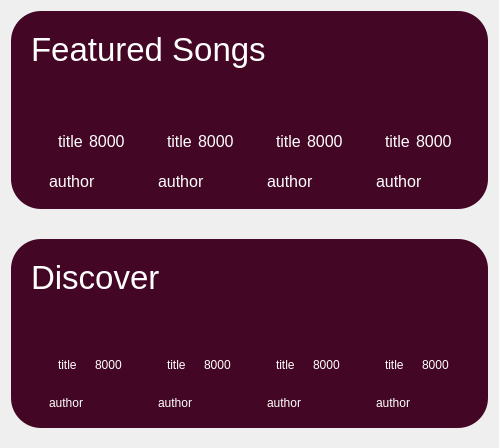
            <widget class="QWidget" name="home_page">
             <property name="styleSheet">
              <string notr="true"/>
             </property>
             <layout class="QVBoxLayout" name="verticalLayout_5">
              <property name="spacing">
               <number>30</number>
              </property>
              <property name="bottomMargin">
               <number>20</number>
              </property>
              <item>
               <widget class="QWidget" name="featured_songs_wrapper_2" native="true">
                <property name="styleSheet">
                 <string notr="true">border: none;
color: rgb(255, 255, 255);
background-color: rgb(67, 7, 37);
border-radius: 30px;</string>
                </property>
                <layout class="QVBoxLayout" name="verticalLayout_4">
                 <property name="leftMargin">
                  <number>20</number>
                 </property>
                 <property name="topMargin">
                  <number>20</number>
                 </property>
                 <property name="bottomMargin">
                  <number>0</number>
                 </property>
                 <item>
                  <widget class="QLabel" name="feature_title_3">
                   <property name="font">
                    <font>
                     <pointsize>25</pointsize>
                     <bold>false</bold>
                    </font>
                   </property>
                   <property name="text">
                    <string>Featured Songs</string>
                   </property>
                  </widget>
                 </item>
                 <item>
                  <widget class="QWidget" name="featured_song_wrapper_3" native="true">
                   <property name="styleSheet">
                    <string notr="true">QLabel{
font-size:16px;

}</string>
                   </property>
                   <layout class="QHBoxLayout" name="horizontalLayout_17">
                    <item>
                     <widget class="QFrame" name="song_frame_9">
                      <property name="styleSheet">
                       <string notr="true"/>
                      </property>
                      <layout class="QVBoxLayout" name="verticalLayout_16">
                       <item>
                        <widget class="QLabel" name="featured_song_cover_a">
                         <property name="styleSheet">
                          <string notr="true"/>
                         </property>
                         <property name="scaledContents">
                          <bool>true</bool>
                         </property>
                        </widget>
                       </item>
                       <item>
                        <widget class="QWidget" name="widget_10" native="true">
                         <property name="sizePolicy">
                          <sizepolicy hsizetype="Preferred" vsizetype="Minimum">
                           <horstretch>0</horstretch>
                           <verstretch>0</verstretch>
                          </sizepolicy>
                         </property>
                         <property name="minimumSize">
                          <size>
                           <width>0</width>
                           <height>50</height>
                          </size>
                         </property>
                         <layout class="QHBoxLayout" name="horizontalLayout_18">
                          <item>
                           <widget class="QLabel" name="title_label_a">
                            <property name="text">
                             <string>title</string>
                            </property>
                           </widget>
                          </item>
                          <item>
                           <widget class="QLabel" name="popularity_label_a">
                            <property name="text">
                             <string>8000</string>
                            </property>
                           </widget>
                          </item>
                         </layout>
                        </widget>
                       </item>
                       <item>
                        <widget class="QLabel" name="author_label_a">
                         <property name="text">
                          <string>author</string>
                         </property>
                        </widget>
                       </item>
                      </layout>
                     </widget>
                    </item>
                    <item>
                     <widget class="QFrame" name="song_frame_10">
                      <property name="styleSheet">
                       <string notr="true"/>
                      </property>
                      <layout class="QVBoxLayout" name="verticalLayout_17">
                       <item>
                        <widget class="QLabel" name="featured_song_cover_b">
                         <property name="styleSheet">
                          <string notr="true"/>
                         </property>
                         <property name="scaledContents">
                          <bool>true</bool>
                         </property>
                        </widget>
                       </item>
                       <item>
                        <widget class="QWidget" name="widget_11" native="true">
                         <property name="sizePolicy">
                          <sizepolicy hsizetype="Preferred" vsizetype="Minimum">
                           <horstretch>0</horstretch>
                           <verstretch>0</verstretch>
                          </sizepolicy>
                         </property>
                         <property name="minimumSize">
                          <size>
                           <width>0</width>
                           <height>50</height>
                          </size>
                         </property>
                         <layout class="QHBoxLayout" name="horizontalLayout_19">
                          <item>
                           <widget class="QLabel" name="title_label_b">
                            <property name="text">
                             <string>title</string>
                            </property>
                           </widget>
                          </item>
                          <item>
                           <widget class="QLabel" name="popularity_label_b">
                            <property name="text">
                             <string>8000</string>
                            </property>
                           </widget>
                          </item>
                         </layout>
                        </widget>
                       </item>
                       <item>
                        <widget class="QLabel" name="author_label_b">
                         <property name="text">
                          <string>author</string>
                         </property>
                        </widget>
                       </item>
                      </layout>
                     </widget>
                    </item>
                    <item>
                     <widget class="QFrame" name="song_frame_11">
                      <property name="styleSheet">
                       <string notr="true"/>
                      </property>
                      <layout class="QVBoxLayout" name="verticalLayout_18">
                       <item>
                        <widget class="QLabel" name="featured_song_cover_c">
                         <property name="styleSheet">
                          <string notr="true"/>
                         </property>
                         <property name="scaledContents">
                          <bool>true</bool>
                         </property>
                        </widget>
                       </item>
                       <item>
                        <widget class="QWidget" name="widget_12" native="true">
                         <property name="sizePolicy">
                          <sizepolicy hsizetype="Preferred" vsizetype="Minimum">
                           <horstretch>0</horstretch>
                           <verstretch>0</verstretch>
                          </sizepolicy>
                         </property>
                         <property name="minimumSize">
                          <size>
                           <width>0</width>
                           <height>50</height>
                          </size>
                         </property>
                         <layout class="QHBoxLayout" name="horizontalLayout_20">
                          <item>
                           <widget class="QLabel" name="title_label_c">
                            <property name="text">
                             <string>title</string>
                            </property>
                           </widget>
                          </item>
                          <item>
                           <widget class="QLabel" name="popularity_label_c">
                            <property name="text">
                             <string>8000</string>
                            </property>
                           </widget>
                          </item>
                         </layout>
                        </widget>
                       </item>
                       <item>
                        <widget class="QLabel" name="author_label_c">
                         <property name="text">
                          <string>author</string>
                         </property>
                        </widget>
                       </item>
                      </layout>
                     </widget>
                    </item>
                    <item>
                     <widget class="QFrame" name="song_frame_12">
                      <property name="styleSheet">
                       <string notr="true"/>
                      </property>
                      <layout class="QVBoxLayout" name="verticalLayout_19">
                       <item>
                        <widget class="QLabel" name="featured_song_cover_d">
                         <property name="styleSheet">
                          <string notr="true"/>
                         </property>
                         <property name="scaledContents">
                          <bool>true</bool>
                         </property>
                        </widget>
                       </item>
                       <item>
                        <widget class="QWidget" name="widget_13" native="true">
                         <property name="sizePolicy">
                          <sizepolicy hsizetype="Preferred" vsizetype="Minimum">
                           <horstretch>0</horstretch>
                           <verstretch>0</verstretch>
                          </sizepolicy>
                         </property>
                         <property name="minimumSize">
                          <size>
                           <width>0</width>
                           <height>50</height>
                          </size>
                         </property>
                         <layout class="QHBoxLayout" name="horizontalLayout_21">
                          <item>
                           <widget class="QLabel" name="title_label_d">
                            <property name="text">
                             <string>title</string>
                            </property>
                           </widget>
                          </item>
                          <item>
                           <widget class="QLabel" name="popularity_label_d">
                            <property name="text">
                             <string>8000</string>
                            </property>
                           </widget>
                          </item>
                         </layout>
                        </widget>
                       </item>
                       <item>
                        <widget class="QLabel" name="author_label_d">
                         <property name="text">
                          <string>author</string>
                         </property>
                        </widget>
                       </item>
                      </layout>
                     </widget>
                    </item>
                   </layout>
                  </widget>
                 </item>
                </layout>
               </widget>
              </item>
              <item>
               <widget class="QWidget" name="discovery_songs_wrapper" native="true">
                <property name="styleSheet">
                 <string notr="true">border: none;
color: white;
background-color: rgb(67, 7, 37);
border-radius: 30px;
</string>
                </property>
                <layout class="QVBoxLayout" name="verticalLayout_2">
                 <property name="leftMargin">
                  <number>20</number>
                 </property>
                 <property name="topMargin">
                  <number>20</number>
                 </property>
                 <property name="bottomMargin">
                  <number>0</number>
                 </property>
                 <item>
                  <widget class="QLabel" name="feature_title">
                   <property name="font">
                    <font>
                     <pointsize>25</pointsize>
                     <bold>false</bold>
                    </font>
                   </property>
                   <property name="styleSheet">
                    <string notr="true">background-color: none;
</string>
                   </property>
                   <property name="text">
                    <string>Discover</string>
                   </property>
                  </widget>
                 </item>
                 <item>
                  <widget class="QWidget" name="featured_song_wrapper" native="true">
                   <property name="styleSheet">
                    <string notr="true">background-color: none;</string>
                   </property>
                   <layout class="QHBoxLayout" name="horizontalLayout_7">
                    <item>
                     <widget class="QFrame" name="song_frame">
                      <property name="styleSheet">
                       <string notr="true"/>
                      </property>
                      <layout class="QVBoxLayout" name="verticalLayout_8">
                       <item>
                        <widget class="QLabel" name="featured_song_cover_1">
                         <property name="styleSheet">
                          <string notr="true"/>
                         </property>
                         <property name="scaledContents">
                          <bool>true</bool>
                         </property>
                        </widget>
                       </item>
                       <item>
                        <widget class="QWidget" name="widget_2" native="true">
                         <property name="sizePolicy">
                          <sizepolicy hsizetype="Preferred" vsizetype="Minimum">
                           <horstretch>0</horstretch>
                           <verstretch>0</verstretch>
                          </sizepolicy>
                         </property>
                         <property name="minimumSize">
                          <size>
                           <width>0</width>
                           <height>50</height>
                          </size>
                         </property>
                         <layout class="QHBoxLayout" name="horizontalLayout_8">
                          <item>
                           <widget class="QLabel" name="title_label1">
                            <property name="text">
                             <string>title</string>
                            </property>
                           </widget>
                          </item>
                          <item>
                           <widget class="QLabel" name="popularity_label_1">
                            <property name="text">
                             <string>8000</string>
                            </property>
                           </widget>
                          </item>
                         </layout>
                        </widget>
                       </item>
                       <item>
                        <widget class="QLabel" name="author_label_1">
                         <property name="text">
                          <string>author</string>
                         </property>
                        </widget>
                       </item>
                      </layout>
                     </widget>
                    </item>
                    <item>
                     <widget class="QFrame" name="song_frame_2">
                      <property name="styleSheet">
                       <string notr="true"/>
                      </property>
                      <layout class="QVBoxLayout" name="verticalLayout_9">
                       <item>
                        <widget class="QLabel" name="featured_song_cover_2">
                         <property name="styleSheet">
                          <string notr="true"/>
                         </property>
                         <property name="scaledContents">
                          <bool>true</bool>
                         </property>
                        </widget>
                       </item>
                       <item>
                        <widget class="QWidget" name="widget_4" native="true">
                         <property name="sizePolicy">
                          <sizepolicy hsizetype="Preferred" vsizetype="Minimum">
                           <horstretch>0</horstretch>
                           <verstretch>0</verstretch>
                          </sizepolicy>
                         </property>
                         <property name="minimumSize">
                          <size>
                           <width>0</width>
                           <height>50</height>
                          </size>
                         </property>
                         <layout class="QHBoxLayout" name="horizontalLayout_9">
                          <item>
                           <widget class="QLabel" name="title_label2">
                            <property name="text">
                             <string>title</string>
                            </property>
                           </widget>
                          </item>
                          <item>
                           <widget class="QLabel" name="popularity_label_2">
                            <property name="text">
                             <string>8000</string>
                            </property>
                           </widget>
                          </item>
                         </layout>
                        </widget>
                       </item>
                       <item>
                        <widget class="QLabel" name="author_label_2">
                         <property name="text">
                          <string>author</string>
                         </property>
                        </widget>
                       </item>
                      </layout>
                     </widget>
                    </item>
                    <item>
                     <widget class="QFrame" name="song_frame_4">
                      <property name="styleSheet">
                       <string notr="true"/>
                      </property>
                      <layout class="QVBoxLayout" name="verticalLayout_11">
                       <item>
                        <widget class="QLabel" name="featured_song_cover_3">
                         <property name="styleSheet">
                          <string notr="true"/>
                         </property>
                         <property name="scaledContents">
                          <bool>true</bool>
                         </property>
                        </widget>
                       </item>
                       <item>
                        <widget class="QWidget" name="widget_6" native="true">
                         <property name="sizePolicy">
                          <sizepolicy hsizetype="Preferred" vsizetype="Minimum">
                           <horstretch>0</horstretch>
                           <verstretch>0</verstretch>
                          </sizepolicy>
                         </property>
                         <property name="minimumSize">
                          <size>
                           <width>0</width>
                           <height>50</height>
                          </size>
                         </property>
                         <layout class="QHBoxLayout" name="horizontalLayout_11">
                          <item>
                           <widget class="QLabel" name="title_label3">
                            <property name="text">
                             <string>title</string>
                            </property>
                           </widget>
                          </item>
                          <item>
                           <widget class="QLabel" name="popularity_label_3">
                            <property name="text">
                             <string>8000</string>
                            </property>
                           </widget>
                          </item>
                         </layout>
                        </widget>
                       </item>
                       <item>
                        <widget class="QLabel" name="author_label_3">
                         <property name="text">
                          <string>author</string>
                         </property>
                        </widget>
                       </item>
                      </layout>
                     </widget>
                    </item>
                    <item>
                     <widget class="QFrame" name="song_frame_3">
                      <property name="styleSheet">
                       <string notr="true"/>
                      </property>
                      <layout class="QVBoxLayout" name="verticalLayout_10">
                       <item>
                        <widget class="QLabel" name="featured_song_cover_4">
                         <property name="styleSheet">
                          <string notr="true"/>
                         </property>
                         <property name="scaledContents">
                          <bool>true</bool>
                         </property>
                        </widget>
                       </item>
                       <item>
                        <widget class="QWidget" name="widget_5" native="true">
                         <property name="sizePolicy">
                          <sizepolicy hsizetype="Preferred" vsizetype="Minimum">
                           <horstretch>0</horstretch>
                           <verstretch>0</verstretch>
                          </sizepolicy>
                         </property>
                         <property name="minimumSize">
                          <size>
                           <width>0</width>
                           <height>50</height>
                          </size>
                         </property>
                         <layout class="QHBoxLayout" name="horizontalLayout_10">
                          <item>
                           <widget class="QLabel" name="title_label4">
                            <property name="text">
                             <string>title</string>
                            </property>
                           </widget>
                          </item>
                          <item>
                           <widget class="QLabel" name="popularity_label_4">
                            <property name="text">
                             <string>8000</string>
                            </property>
                           </widget>
                          </item>
                         </layout>
                        </widget>
                       </item>
                       <item>
                        <widget class="QLabel" name="author_label_4">
                         <property name="text">
                          <string>author</string>
                         </property>
                        </widget>
                       </item>
                      </layout>
                     </widget>
                    </item>
                   </layout>
                  </widget>
                 </item>
                </layout>
               </widget>
              </item>
             </layout>
            </widget>
